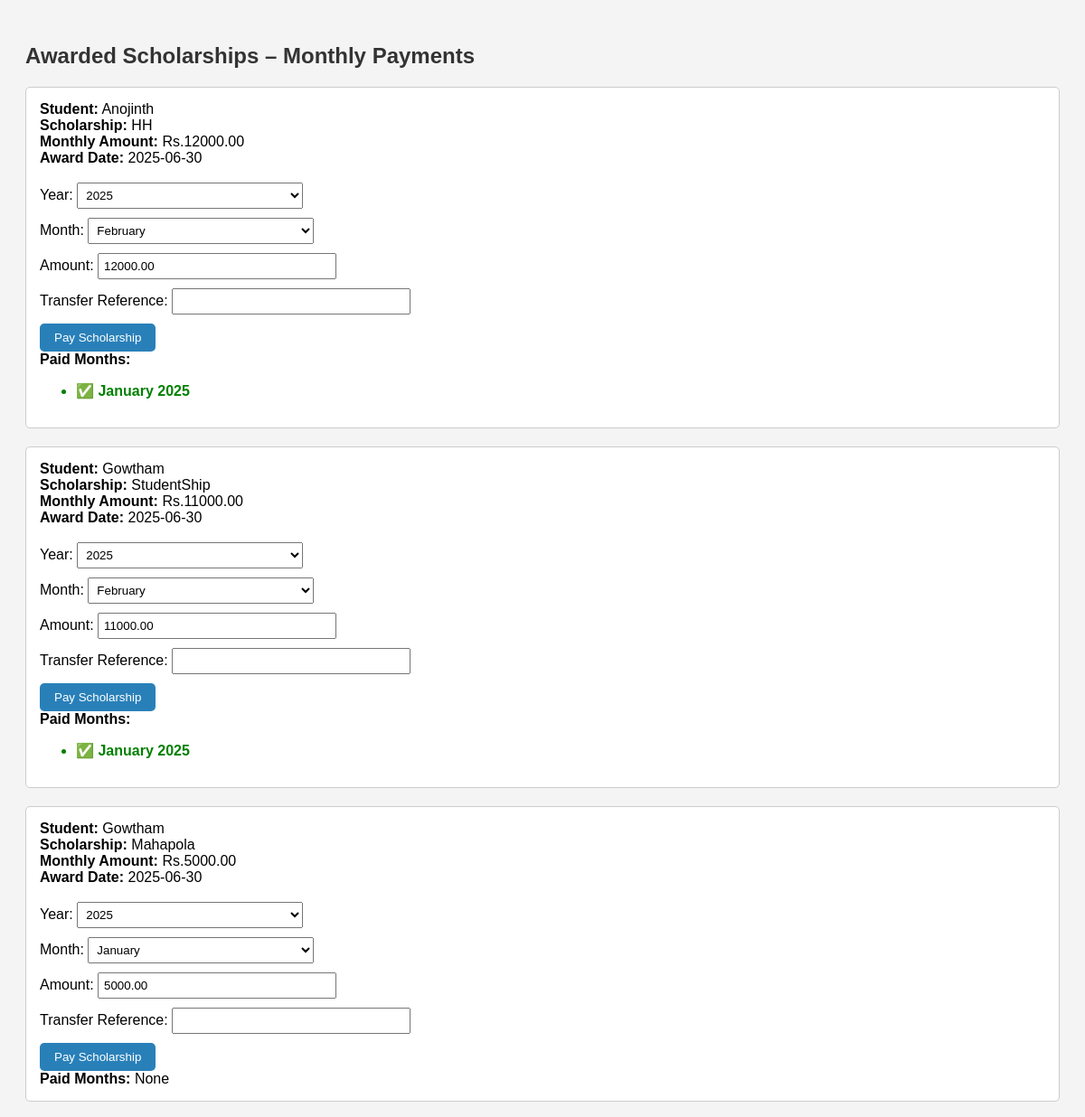
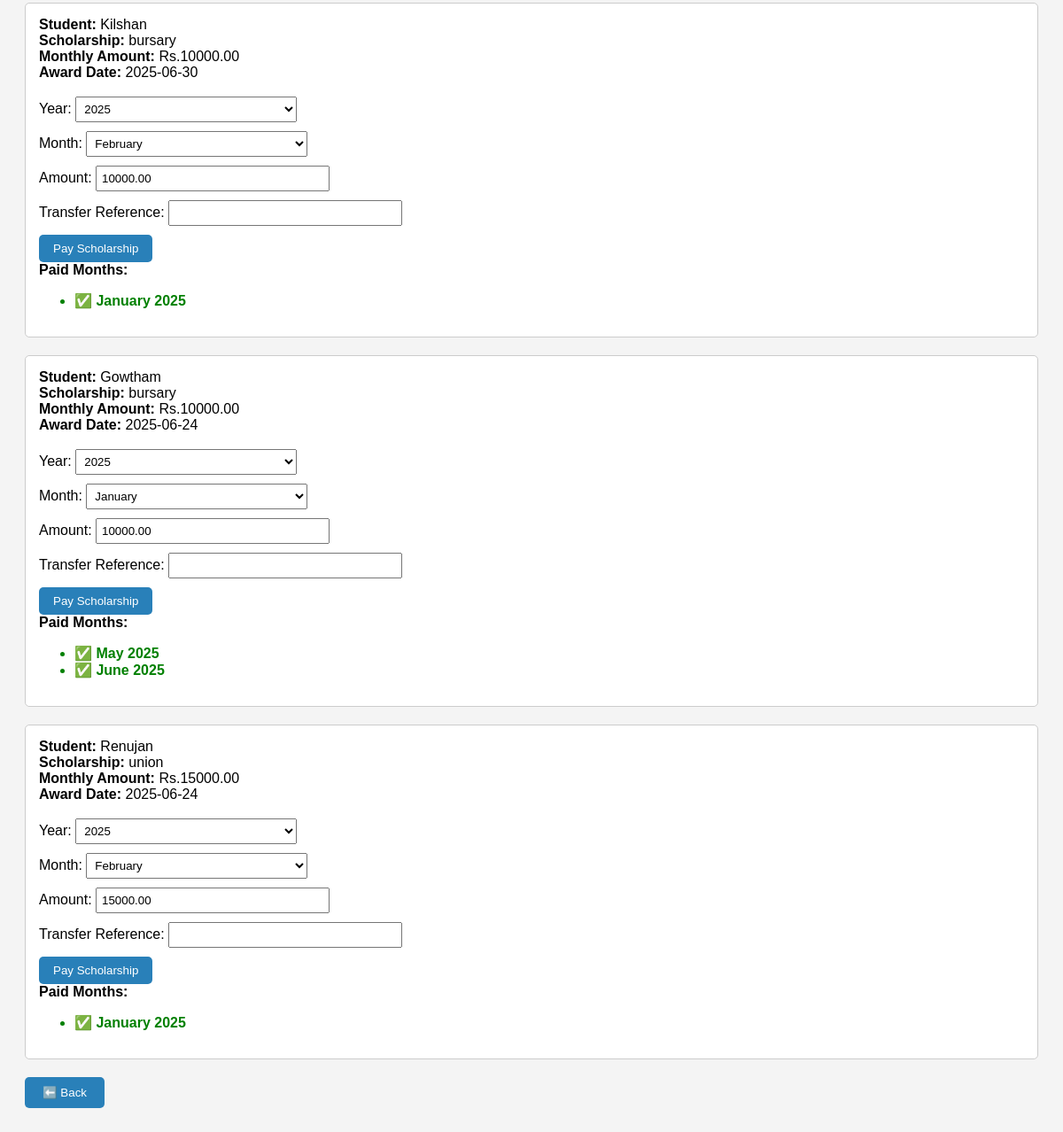
Screenshot of /award_list.php (signed in) with the database file from the repository (2 pictures, top to bottom).
### tables this page shows
CREATE TABLE `scholarship_awarded` (
  `award_id` int(11) NOT NULL,
  `application_id` int(11) DEFAULT NULL,
  `award_date` date DEFAULT NULL
);

CREATE TABLE `student` (
  `student_id` varchar(20) NOT NULL,
  `name` varchar(100) DEFAULT NULL,
  `email` varchar(100) DEFAULT NULL,
  `dept` varchar(50) DEFAULT NULL,
  `dob` date DEFAULT NULL,
  `password` varchar(255) NOT NULL
);

CREATE TABLE `scholarship` (
  `scholarship_id` int(11) NOT NULL,
  `name` varchar(100) DEFAULT NULL,
  `amount` decimal(10,2) DEFAULT NULL,
  `deadline` date DEFAULT NULL,
  `provider_id` int(11) DEFAULT NULL,
  `coordinator_id` varchar(20) DEFAULT NULL
);

### award_list.php (the view, shortened to what this page needs)
<?php
include 'db.php';
$sql = "
SELECT
    sa.award_id,
    s.name AS student_name,
    sc.name AS scholarship_name,
    sc.amount AS monthly_amount,
    sa.award_date
FROM Scholarship_Awarded sa
JOIN Application a ON sa.application_id = a.application_id
JOIN Student s ON a.student_id = s.student_id
JOIN Scholarship sc ON a.scholarship_id = sc.scholarship_id
ORDER BY sa.award_date DESC
";
$result = $conn->query($sql);
?>
<!DOCTYPE html>
<html>
<head>
</head>
<body>
<h2>Awarded Scholarships – Monthly Payments</h2>
<?php if ($result->num_rows === 0): ?>
    <p>No awarded scholarships found.</p>
<?php else: ?>
    <?php while ($row = $result->fetch_assoc()): ?>
        <div class="award-block">
            <strong>Student:</strong> <?= $row['student_name'] ?><br>
            <strong>Scholarship:</strong> <?= $row['scholarship_name'] ?><br>
            <strong>Monthly Amount:</strong> Rs.<?= $row['monthly_amount'] ?><br>
            <strong>Award Date:</strong> <?= $row['award_date'] ?><br><br>
            <?php
                $aid = $row['award_id'];
                $paidMonths = [];
                $paid_q = $conn->query("SELECT payment_month FROM Scholarship_Payment WHERE award_id = $aid");
                while ($pm = $paid_q->fetch_assoc()) {
                    $paidMonths[] = $pm['payment_month'];
                }
                $allMonths = ['January','February','March','April','May','June','July','August','September','October','November','December'];
                $selectedYear = isset($_POST['year']) ? $_POST['year'] : date('Y');
                $unpaidMonths = [];
                foreach ($allMonths as $m) {
                    $combo = $m . ' ' . $selectedYear;
                    if (!in_array($combo, $paidMonths)) {
                        $unpaidMonths[] = $m;
                    }
                }
            ?>
            <?php if (count($unpaidMonths) > 0): ?>
                <form method="POST">
                    <div class="form-group">
                        <label>Year:
                            <select name="year" required onchange="this.form.submit()">
                                <?php
                                $currentYear = date('Y');
                                for ($y = $currentYear - 1; $y <= $currentYear + 1; $y++) {
                                    $sel = ($selectedYear == $y) ? "selected" : "";
                                    echo "<option value='$y' $sel>$y</option>";
                                }
                                ?>
                            </select>
                        </label>
                    </div>
                    <div class="form-group">
                        <label>Month:
                            <select name="month" required>
                                <?php foreach ($unpaidMonths as $m): ?>
                                    <option value="<?= $m ?>"><?= $m ?></option>
                                <?php endforeach; ?>
                            </select>
                        </label>
                    </div>
                    <div class="form-group">
                        <label>Amount:
                            <input type="number" name="amount" value="<?= $row['monthly_amount'] ?>" required>
                        </label>
                    </div>
                    <div class="form-group">
                        <label>Transfer Reference:
                            <input type="text" name="reference" required>
                        </label>
                    </div>
                    <input type="submit" name="pay_now" value="Pay Scholarship">
                </form>
            <?php else: ?>
                <p style="color:gray;">✅ All months paid for <?= $selectedYear ?>.</p>
            <?php endif; ?>
            <strong>Paid Months:</strong>
            <?php if (count($paidMonths) == 0): ?>
                None
            <?php else: ?>
                <ul>
                    <?php
                        usort($paidMonths, function($a, $b) {
                            return strtotime($a) - strtotime($b);
                        });
                        foreach ($paidMonths as $p): ?>
                            <li class="green-text">✅ <?= $p ?></li>
                    <?php endforeach; ?>
                </ul>
            <?php endif; ?>
        </div>
    <?php endwhile; ?>
<?php endif; ?>
<a href="coordinator_dashboard.php">
    <button style="padding:10px 20px; background:#2980b9; color:white; border:none; border-radius:5px;">⬅️ Back</button>
</a>
</body>
</html>

### award_list.php (style rules this page uses)
body { font-family: Arial; background: #f4f4f4; padding: 20px; }
h2 { color: #333; }
.award-block { background: #fff; border: 1px solid #ccc; padding: 15px; margin-bottom: 20px; border-radius: 5px; }
.green-text { color: green; font-weight: bold; }
.form-group { margin-bottom: 10px; }
input[type="text"], input[type="number"], select { padding: 5px; width: 250px; }
input[type="submit"] { padding: 8px 16px; background: #2980b9; color: white; border: none; border-radius: 5px; }

### rows the page displays
scholarship_awarded: student.name "Anojinth", scholarship.name "HH", scholarship.amount "12000.00", award_date "2025-06-30", amount "12000.00", p "January 2025"
scholarship_awarded: student.name "Gowtham", scholarship.name "StudentShip", scholarship.amount "11000.00", award_date "2025-06-30", amount "11000.00", p "January 2025"
scholarship_awarded: student.name "Gowtham", scholarship.name "Mahapola", scholarship.amount "5000.00", award_date "2025-06-30", amount "5000.00", shows "None"
scholarship_awarded: student.name "Kilshan", scholarship.name "bursary", scholarship.amount "10000.00", award_date "2025-06-30", amount "10000.00", p "January 2025"
scholarship_awarded: student.name "Gowtham", scholarship.name "bursary", scholarship.amount "10000.00", award_date "2025-06-24", amount "10000.00", p "May 2025", p "June 2025"
scholarship_awarded: student.name "Renujan", scholarship.name "union", scholarship.amount "15000.00", award_date "2025-06-24", amount "15000.00", p "January 2025"

### other values shown
form field year "2025"
form field month "February"
form field month "January"
